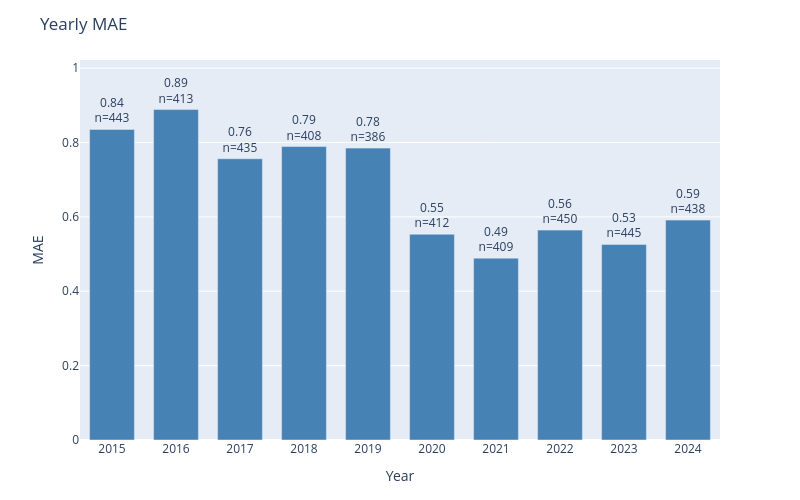

The cell this chart's notebook holds for it:
### Code cell
plot_error_by_group(
    df=results_test,
    y_true_col='actual',
    y_pred_col='prediction',
    date_col='dt_temp',
    group_by='year',
    metric='mae',
    title='Yearly MAE'
)

### Figure 1 — Plotly figure (JSON) as saved in the notebook; plotly's stock layout.template omitted (floating-point values rounded to 4 significant figures)
{"data": [{"marker": {"color": "steelblue"}, "text": ["0.84<br>n=443", "0.89<br>n=413", "0.76<br>n=435", "0.79<br>n=408", "0.78<br>n=386", "0.55<br>n=412", "0.49<br>n=409", "0.56<br>n=450", "0.53<br>n=445", "0.59<br>n=438"], "textposition": "outside", "type": "bar", "x": ["2015", "2016", "2017", "2018", "2019", "2020", "2021", "2022", "2023", "2024"], "y": [0.8352, 0.8886, 0.7563, 0.7892, 0.785, 0.5534, 0.489, 0.5644, 0.5258, 0.5913]}], "layout": {"bargap": 0.3, "height": 500, "margin": {"b": 60, "t": 60}, "title": {"text": "Yearly MAE"}, "uniformtext": {"minsize": 8, "mode": "hide"}, "width": 800, "xaxis": {"title": {"text": "Year"}}, "yaxis": {"range": [0, 1.022], "title": {"text": "MAE"}}}}
